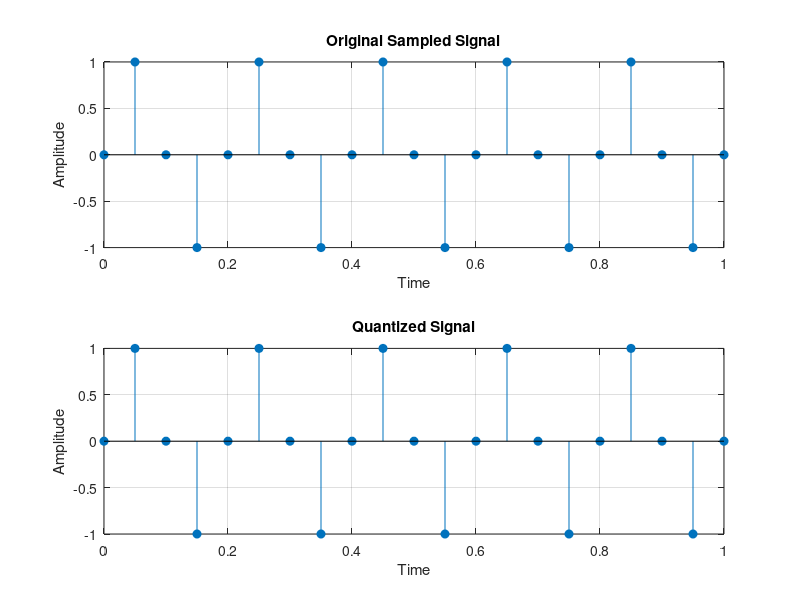

The MATLAB script that drew this image:
% Sampled signal
n = 0:0.05:1;
x = sin(2*pi*5*n);

% Quantization levels
L = 8;   % number of levels

% Quantization process
xq = round(x*(L/2))/(L/2);

% Plot
subplot(2,1,1);
stem(n, x, 'filled');
title('Original Sampled Signal');
xlabel('Time');
ylabel('Amplitude');
grid on;

subplot(2,1,2);
stem(n, xq, 'filled');
title('Quantized Signal');
xlabel('Time');
ylabel('Amplitude');
grid on;
